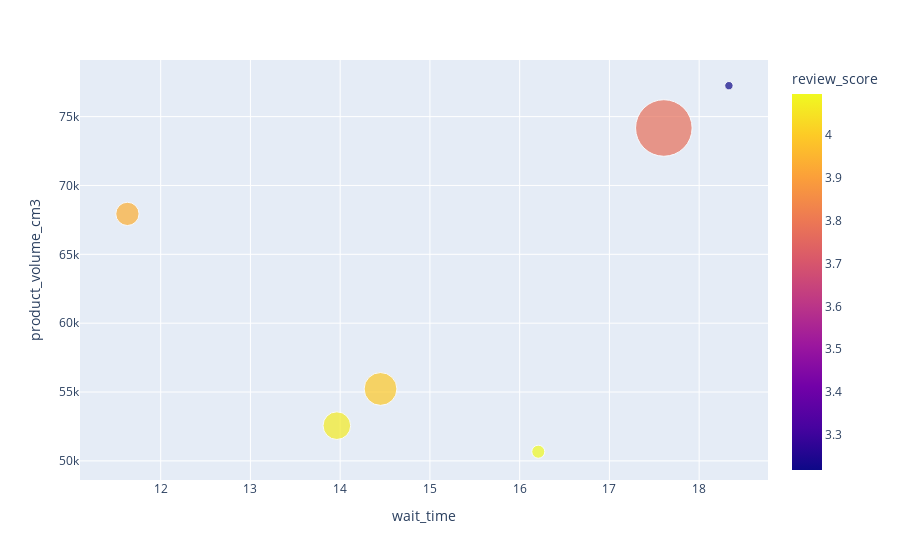

Notebook code cell kept with this figure:
### Code cell
import plotly.express as px

fig = px.scatter(
    product_cat[product_cat['product_volume_cm3'] > upper_bound].reset_index(),
    x="wait_time",
    y="product_volume_cm3",
    size="sales",
    hover_name="category",
    color="review_score",
    size_max=40,
)
fig.show()

### Figure 1 — Plotly figure (JSON) as saved in the notebook; plotly's stock layout.template omitted (floating-point values rounded to 4 significant figures)
{"data": [{"hovertemplate": "<b>%{hovertext}</b><br><br>wait_time=%{x}<br>product_volume_cm3=%{y}<br>sales=%{marker.size}<br>review_score=%{marker.color}<extra></extra>", "hovertext": ["furniture_bedroom", "furniture_living_room", "furniture_mattress_and_upholstery", "home_appliances_2", "kitchen_dining_laundry_garden_furniture", "office_furniture"], "legendgroup": "", "marker": {"color": [4.094, 4.065, 3.219, 3.993, 3.934, 3.774], "coloraxis": "coloraxis", "size": [18370.0, 82440.0, 7608.0, 116200.0, 58510.0, 345300.0], "sizemode": "area", "sizeref": 215.8, "symbol": "circle"}, "mode": "markers", "name": "", "orientation": "v", "showlegend": false, "type": "scatter", "x": [16.21, 13.96, 18.33, 14.45, 11.63, 17.61], "xaxis": "x", "y": [50670.0, 52560.0, 77240.0, 55220.0, 67940.0, 74170.0], "yaxis": "y"}], "layout": {"coloraxis": {"colorbar": {"title": {"text": "review_score"}}, "colorscale": [[0, "#0d0887"], [0.1111, "#46039f"], [0.2222, "#7201a8"], [0.3333, "#9c179e"], [0.4444, "#bd3786"], [0.5556, "#d8576b"], [0.6667, "#ed7953"], [0.7778, "#fb9f3a"], [0.8889, "#fdca26"], [1, "#f0f921"]]}, "legend": {"itemsizing": "constant", "tracegroupgap": 0}, "margin": {"t": 60}, "xaxis": {"anchor": "y", "domain": [0, 1], "title": {"text": "wait_time"}}, "yaxis": {"anchor": "x", "domain": [0, 1], "title": {"text": "product_volume_cm3"}}}}
